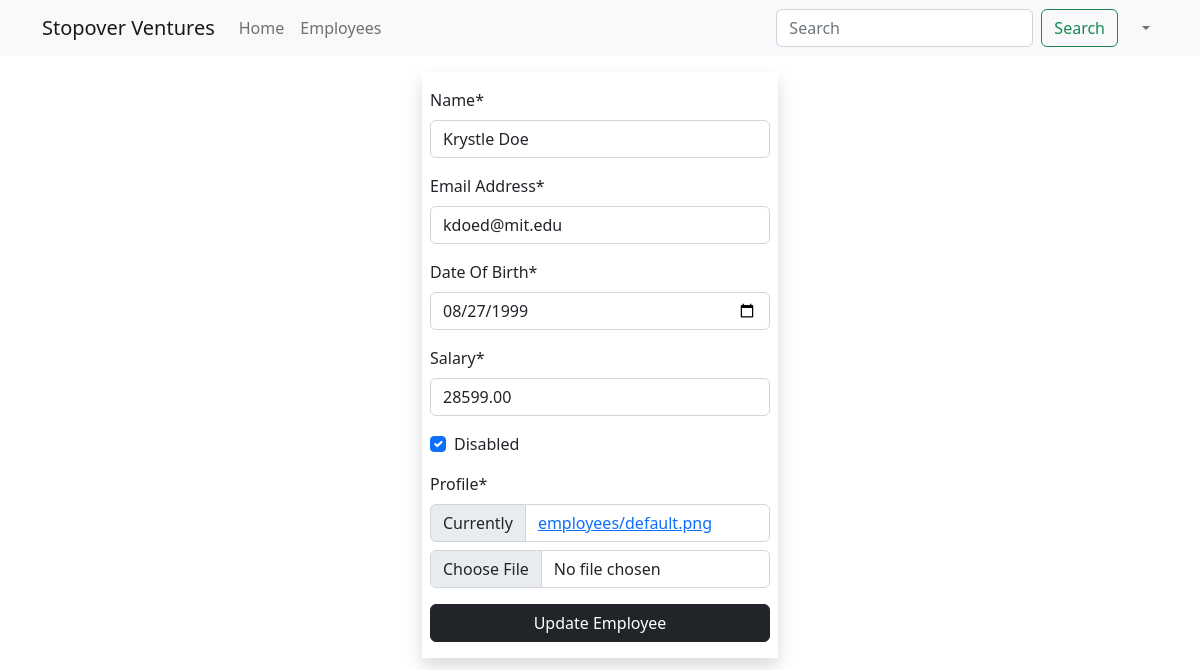
The page /employees/update/14 (signed in) on the database as committed earlier.
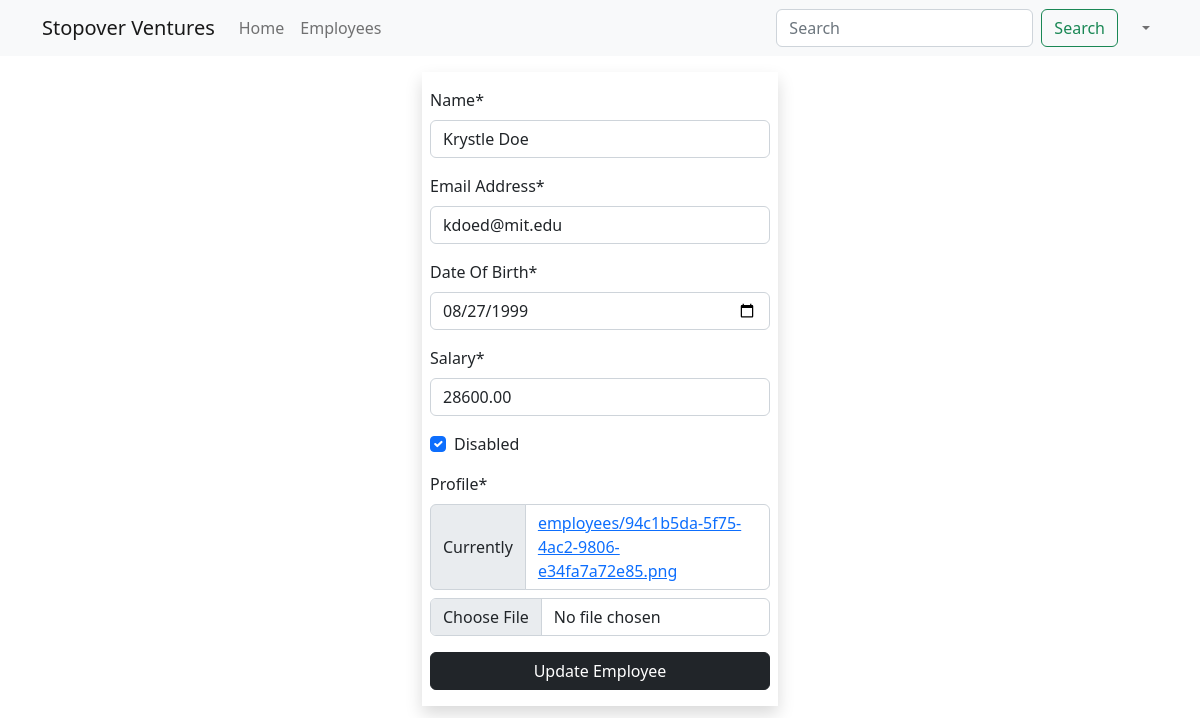
The same page on the database as committed later.
### main_app/models.py (models this page shows, shortened)
class Employee(models.Model):
    name = models.CharField(max_length=40)
    email = models.EmailField(unique=True)
    dob = models.DateField(null=True)
    salary = models.DecimalField(max_digits=7, decimal_places=2)
    disabled = models.BooleanField(default=False)
    profile = models.ImageField(upload_to=unique_img_name, null=True, default="employees/default.png")
    created_at = models.DateTimeField(auto_now_add=True, null=True)  # added once during creation
    updated_at = models.DateTimeField(auto_now=True, null=True)  # updates every time update happens

### main_app/views.py (the view)
# urls.py: path('employees/update/<int:emp_id>', views.employee_update, name="update"),
@login_required
@permission_required('main_app.change_employee')
def employee_update(request, emp_id):
    employee = get_object_or_404(Employee, pk=emp_id)  # SELECT * FROM employees where id=?
    if request.method == "POST":
        form = EmployeeForm(request.POST, request.FILES, instance=employee)
        if form.is_valid():
            form.save()
            messages.success(request, "Update Successful")
            return redirect('details', emp_id)
    else:
        form = EmployeeForm(instance=employee)
    return render(request, "update.html", {"form": form})

### main_app/app_forms.py
class EmployeeForm(forms.ModelForm):
    class Meta:
        model = Employee
        fields = "__all__"
        widgets = {
            "dob": forms.DateInput(attrs={"type": "date", "min": "1990-01-01", "max": "2005-12-31"}),
            "salary": forms.NumberInput(attrs={"max": 75000, "min": 7000})
        }
        labels = {
            "dob": "Date Of Birth",
            "email": "Email Address"
        }

### templates/update.html (shortened to what this page needs)
{% extends 'base_template.html' %}
{% load crispy_forms_filters %}
{% block content %}
	{% include 'navbar.html' %}
	<div class="container">
	<div class="row justify-content-center">
		<div class="col-sm-4">
			<form action="{{ request.path }}" method="post" enctype="multipart/form-data" class="shadow py-3 px-2 mt-3">
				{{ form | crispy }}
				<button class="btn btn-dark w-100">Update Employee</button>
			</form>
		</div>
	</div>
</div>
{% endblock %}

Rows that differ between the two databases and show on the page:
changed Employee "Krystle Doe": salary "28599.00" → "28600.00"
Other text that changed with them:
text no longer shown: "Name * Email Address * Date Of Birth * Salary * Disabled Profile * Currently employees/default.png"
text now shown: "Name * Email Address * Date Of Birth * Salary * Disabled Profile * Currently employees/94c1b5da-5f75-4ac2-9806-e34fa7a72e85.png"
